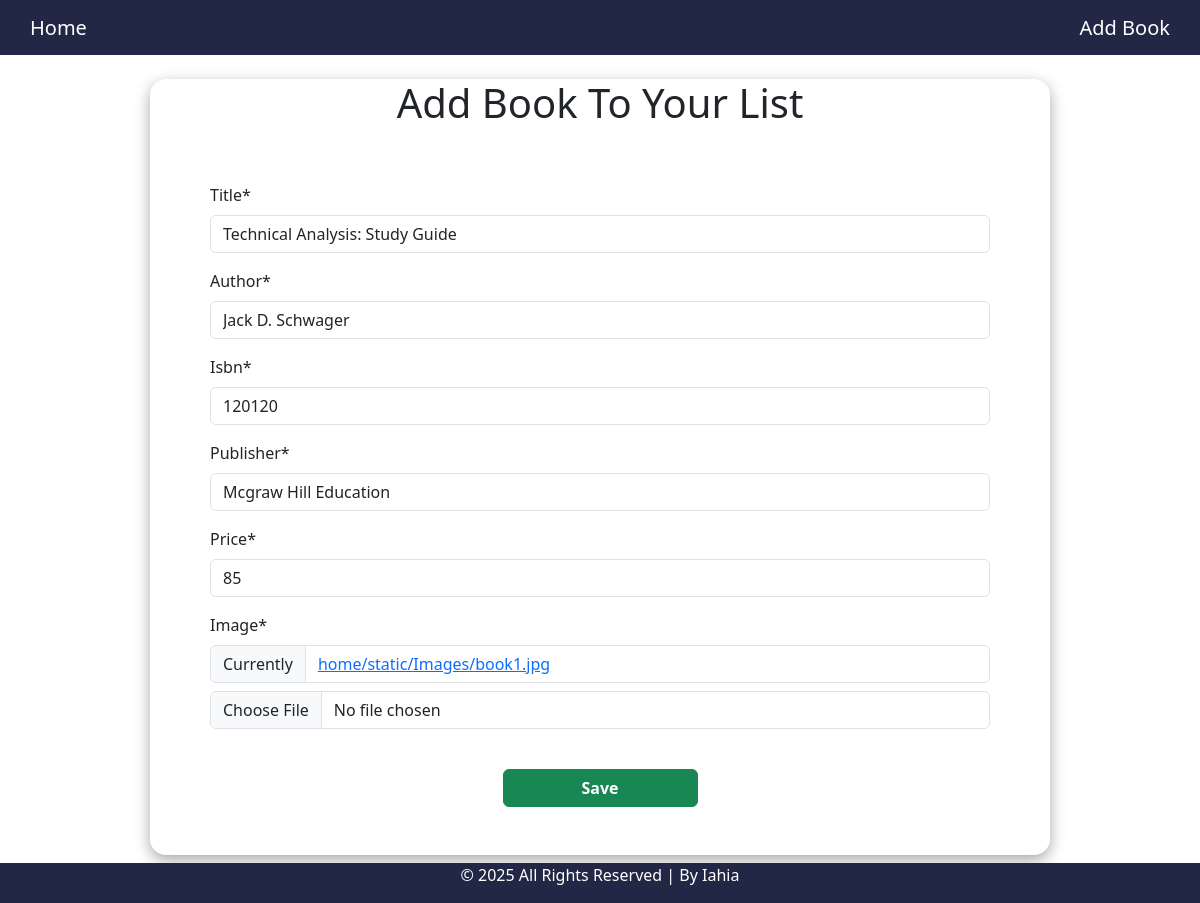
Page /update/7/ on the committed database.
### home/models.py (models this page shows, shortened)
class book(models.Model):
    title = models.CharField(max_length=100)
    author = models.CharField(max_length=100)
    isbn = models.CharField(max_length=100)
    publisher = models.CharField(max_length=100 , null=True)
    price = models.IntegerField()
    image = models.ImageField(upload_to='home/static/Images', default='book_images/default.jpg')
    created_at = models.DateTimeField(auto_now_add=True)
    updated_at = models.DateTimeField(auto_now=True)

### home/views.py (the view)
# urls.py: path('update/<int:id>/' , views.updateBook , name='updateBook'),
def updateBook(request , id=id):
    book  = models.book.objects.get(id=id)
    form = forms.bookForm(instance=book)
    if request.method == 'POST':
        form = forms.bookForm(request.POST , request.FILES , instance=book)
        if form.is_valid():
            form.save()
            return redirect('home')
    return render(request , 'add.html' , {'form': form , "edit": True})

### home/forms.py
class bookForm(forms.ModelForm):
    class Meta:
        model = models.book
        fields = ['title', 'author' , 'isbn' , 'publisher' , 'price', 'image']

### home/templates/add.html (shortened to what this page needs)
{% extends 'base.html' %}
{% block content %}
<div class="fullform">
    <div class="container w-75 m-auto rounded-4 my-4 mb-5" style="box-shadow: rgba(0, 0, 0, 0.35) 0px 5px 15px;">
        <h1 class="text-center">Add Book To Your List</h1>
        <form class=" p-5 " method="post" enctype="multipart/form-data">
            {% load crispy_forms_tags %}
            {{ form | crispy }}
            <div class="d-flex justify-content-center pt-4">
                <button type="submit" class="btn btn-success w-25 text-center fw-bold">Save</button>
            </div>
        </form>
    </div>
</div>
{% endblock %}

### rows in the picture
book: title "Technical Analysis: Study Guide", author "Jack D. Schwager", isbn "120120", publisher "Mcgraw Hill Education", price "85"
